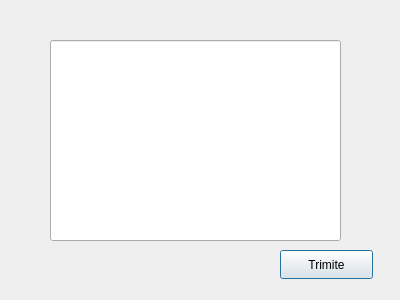
<?xml version="1.0" encoding="UTF-8"?>
<ui version="4.0">
 <class>detalii_suplimentare</class>
 <widget class="QDialog" name="detalii_suplimentare">
  <property name="geometry">
   <rect>
    <x>0</x>
    <y>0</y>
    <width>400</width>
    <height>300</height>
   </rect>
  </property>
  <property name="windowTitle">
   <string>Dialog</string>
  </property>
  <widget class="QLineEdit" name="line_detalii">
   <property name="geometry">
    <rect>
     <x>50</x>
     <y>40</y>
     <width>291</width>
     <height>201</height>
    </rect>
   </property>
  </widget>
  <widget class="QPushButton" name="b_trimitere_det">
   <property name="geometry">
    <rect>
     <x>280</x>
     <y>250</y>
     <width>93</width>
     <height>29</height>
    </rect>
   </property>
   <property name="text">
    <string>Trimite</string>
   </property>
  </widget>
 </widget>
 <resources/>
 <connections/>
</ui>
